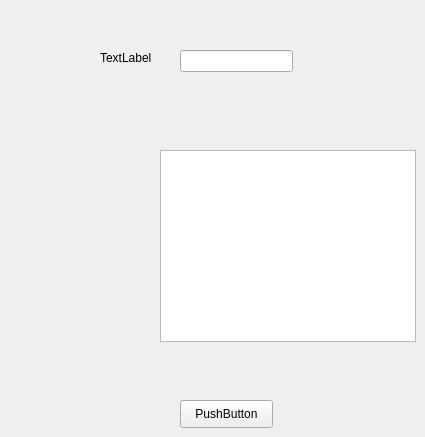
          <widget class="QWidget" name="tab_5">
           <attribute name="title">
            <string>Pointage Des Personnels</string>
           </attribute>
           <widget class="QLabel" name="label_33">
            <property name="geometry">
             <rect>
              <x>100</x>
              <y>50</y>
              <width>56</width>
              <height>16</height>
             </rect>
            </property>
            <property name="text">
             <string>TextLabel</string>
            </property>
           </widget>
           <widget class="QLineEdit" name="lineEdit">
            <property name="geometry">
             <rect>
              <x>180</x>
              <y>50</y>
              <width>113</width>
              <height>22</height>
             </rect>
            </property>
           </widget>
           <widget class="QTableView" name="tableView">
            <property name="geometry">
             <rect>
              <x>160</x>
              <y>150</y>
              <width>256</width>
              <height>192</height>
             </rect>
            </property>
           </widget>
           <widget class="QPushButton" name="pushButton">
            <property name="geometry">
             <rect>
              <x>180</x>
              <y>400</y>
              <width>93</width>
              <height>28</height>
             </rect>
            </property>
            <property name="text">
             <string>PushButton</string>
            </property>
           </widget>
          </widget>
